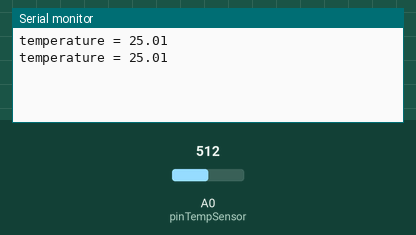
A program run on a simulated Seeed XIAO (SAMD21). Parts: the last lines printed to the serial monitor. The inputs (shaded band) are chosen by the test bench; at power-on: A0 (pinTempSensor) = 512 (analog values on the 0–1023 scale).

Above: at 1.8 s.
1.9 s: A0 (pinTempSensor) set to 716
At 2.8 s:
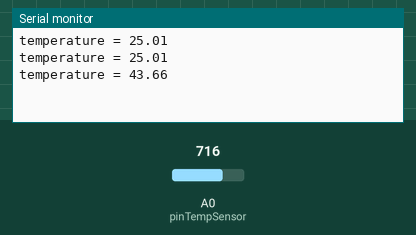
3.4 s: A0 (pinTempSensor) set to 900
At 4.8 s:
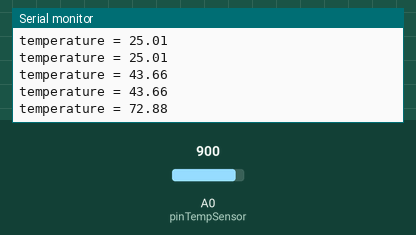
Timing chart, 0 to 6.4 s (numbered marks = the images above; inputs shaded):
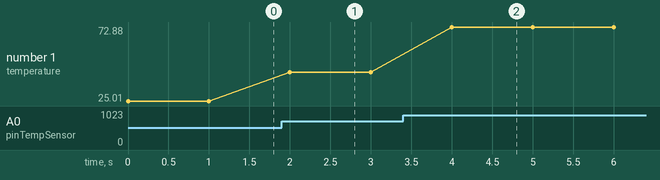

Measured:
- after the input at 1.9 s, the serial monitor: prints a new line after 0.10 s (image 1)
- after the input at 3.4 s, the serial monitor: prints a new line after 0.60 s (image 2)
- plotted number 1: 25.01 → 43.66 after the input at 1.9 s, 43.66 → 72.88 after the input at 3.4 s

The program:

main.cpp
```cpp
#include <Arduino.h>

// Demo code for Grove - Temperature Sensor V1.1/1.2
// Loovee @ 2015-8-26

#include <math.h>

const int B = 4275;               // B value of the thermistor
const int R0 = 100000;            // R0 = 100k

#ifdef XIAO
const int pinTempSensor = 0;     // Grove - Temperature Sensor connect to pin 0
#endif
#ifdef CORE2
const int pinTempSensor = 36;     // Grove - Temperature Sensor connect to A0
#endif

void setup()
{
    Serial.begin(115200);
    analogReadResolution(12);
}

void loop()
{
    int a = analogRead(pinTempSensor);

    float R = 4095.0/a-1.0;
    R = R0*R;

    float temperature = 1.0/(log(R/R0)/B+1/298.15)-273.15; // convert to temperature via datasheet

    Serial.print("temperature = ");
    Serial.println(temperature);

    delay(1000);
}
```
